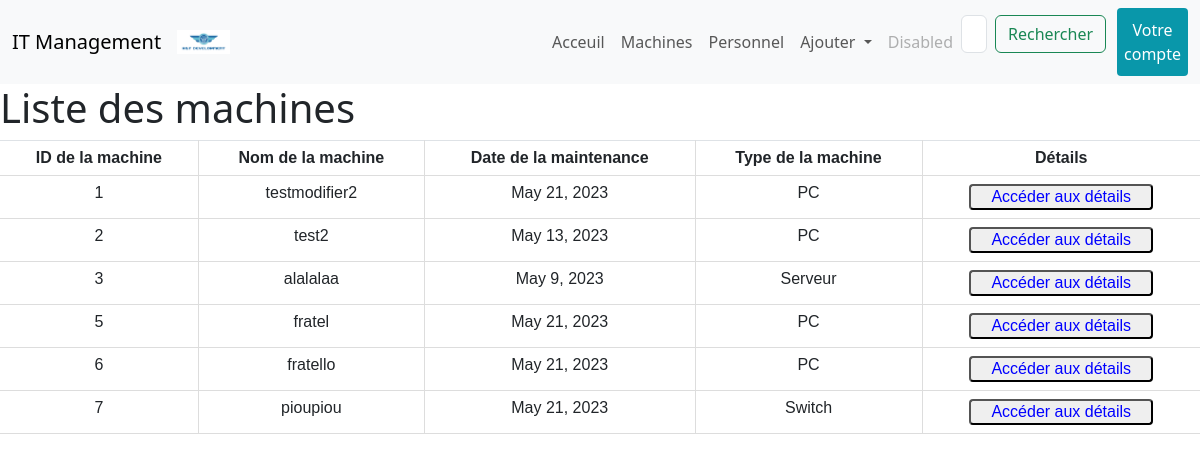
Screenshot of /machine/ with the database file from the repository.
### projetApp/models.py (models this page shows, shortened)
class Machine(models.Model):
	TYPE = {
		('PC', ('PC - Windows')),
		('Mac', ('Mac - MacOS')),
		('Serveur', ('Serveur')),
		('Switch', ('Switch')),
	}
	id = models.AutoField(
			primary_key =  True,
			editable = False)
	nom = models.CharField(
		max_length = 15)
	maintenance_date = models.DateField(default = datetime.now())
	mach = models.CharField(max_length = 32, choices = TYPE, default = 'PC')

### projetApp/views.py (the view)
# urls.py: path('machine/' , views.liste_machine_view , name = 'machine'),
def liste_machine_view(request):
    machine = Machine.objects.all()
    return render(request , 'templates/html/liste_machine.html' , {'machine' : machine})

### projetApp/templates/html/liste_machine.html (shortened to what this page needs)
{% extends "index.html" %}
{% block content %}
    <h1>Liste des machines</h1>
    {% if machine %}
        <table class="table">
            <thead>
                <tr>
                    <th>ID de la machine</th>
                    <th>Nom de la machine</th>
                    <th>Date de la maintenance</th>
                    <th>Type de la machine</th>
                    <th>Détails</th>
                </tr>
            </thead>
                <tbody>
            {% for machine in machine %}
                  <tr>
                    <td>{{ machine.id }}</td>
                    <td>{{ machine.nom }}</td>
                    <td>{{ machine.maintenance_date }}</td>
                    <td>{{ machine.mach }}</td>
                    <td><a href="{% url 'machine_detail' machine.id %}"><button class="button_detail">Accéder aux détails</button></a></td>
                  </tr>
            {% endfor %}
                </tbody>
              </table>
    {% else %}
        <p>Il n'y a pas de machine.</p>
    {% endif %}
{% endblock %}

### projetApp/static/css/style.css (style rules this page uses)
table { width: 100%; border-collapse: collapse; font-family: Arial, sans-serif; border-top: 1px solid #ddd; }
table th, table td { padding: 8px; text-align: center; border-bottom: 1px solid #ddd; border-right: 1px solid #ddd; }
table th { background-color: #f2f2f2; }
table th:last-child, table td:last-child { border-right: none; }
.button_detail { border-radius: 4px; color: blue; padding: 2px 20px; }

### rows the page displays
Machine: id "1", nom "testmodifier2", maintenance_date "May 21, 2023", mach "PC"
Machine: id "2", nom "test2", maintenance_date "May 13, 2023", mach "PC"
Machine: id "3", nom "alalalaa", maintenance_date "May 9, 2023", mach "Serveur"
Machine: id "5", nom "fratel", maintenance_date "May 21, 2023", mach "PC"
Machine: id "6", nom "fratello", maintenance_date "May 21, 2023", mach "PC"
Machine: id "7", nom "pioupiou", maintenance_date "May 21, 2023", mach "Switch"
